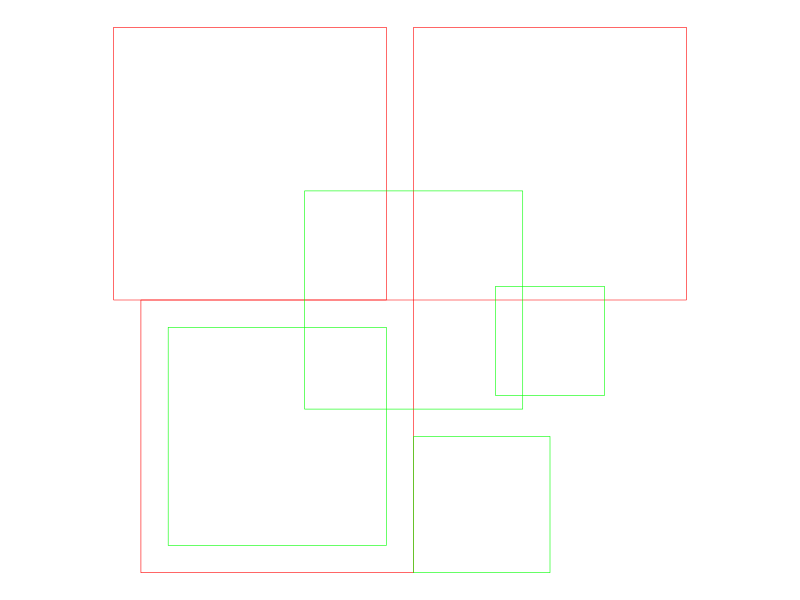
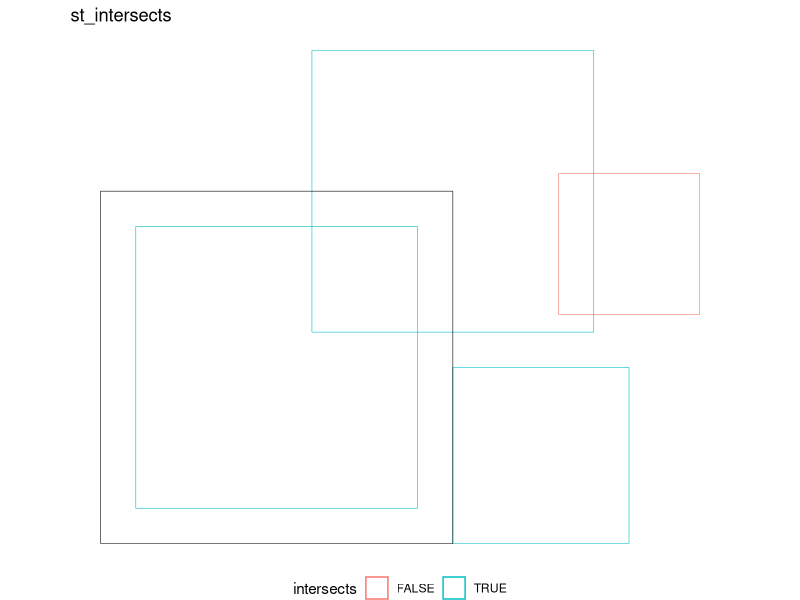
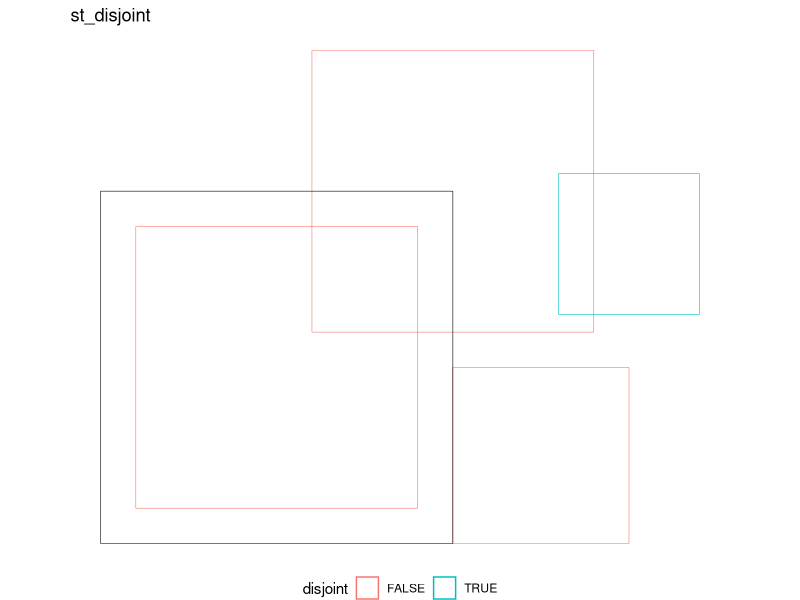
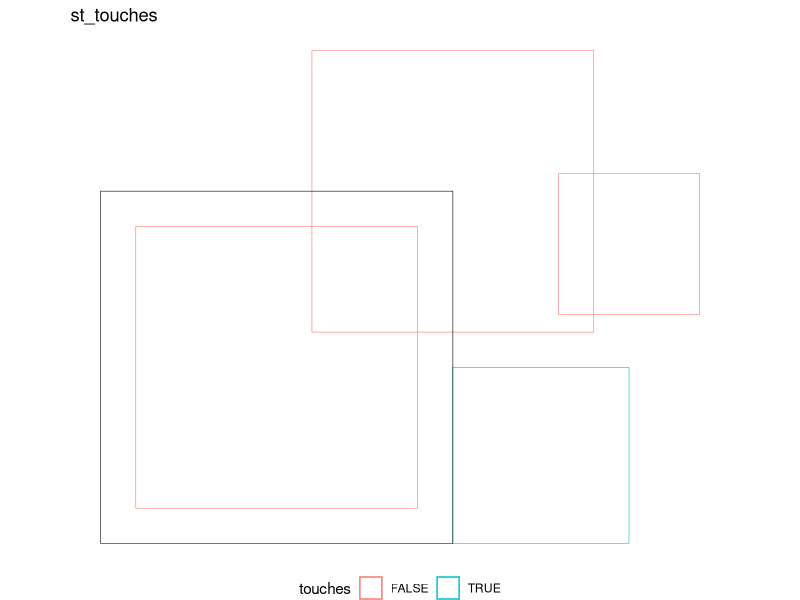
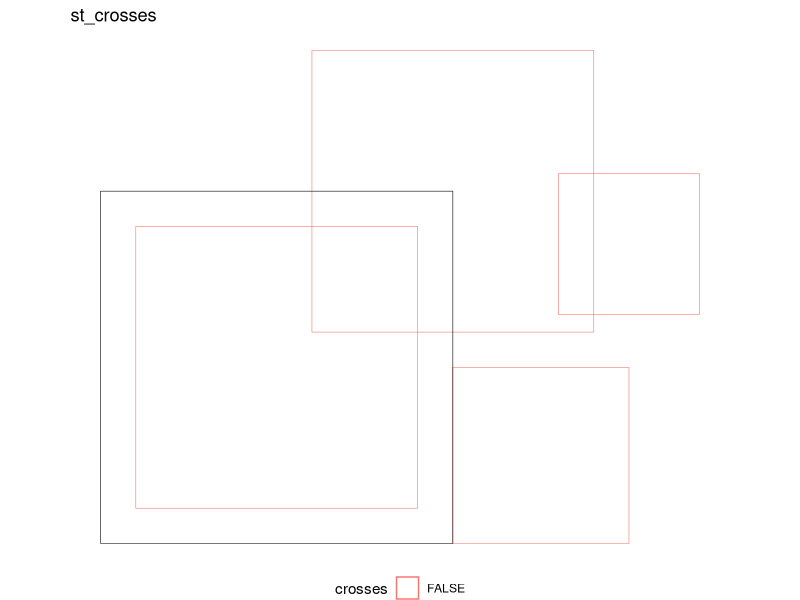
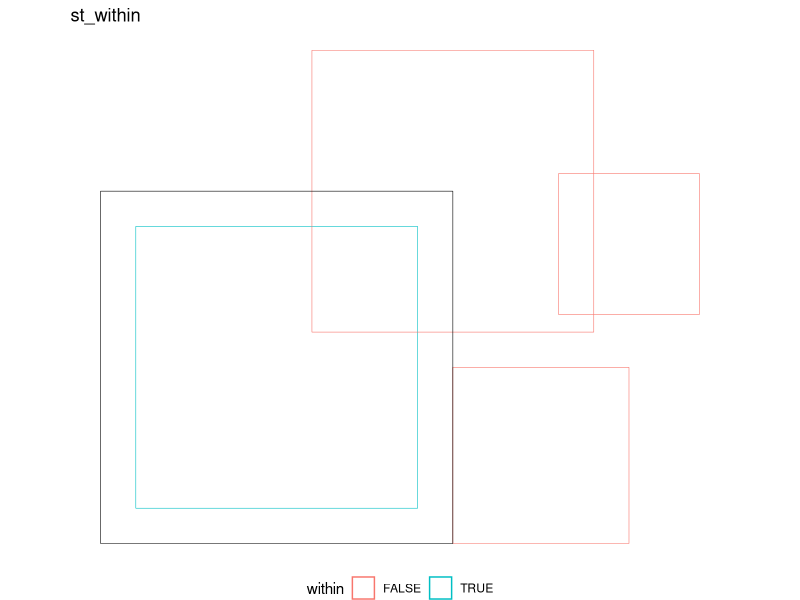
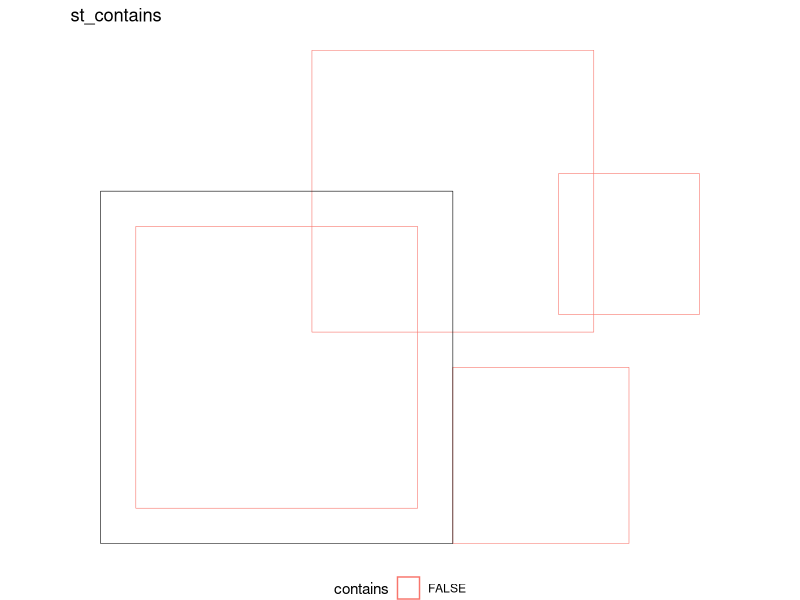
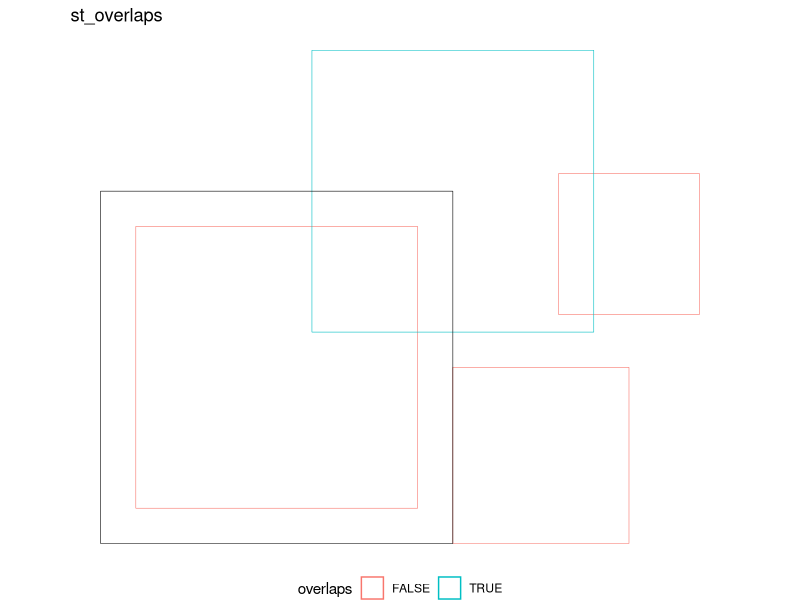

Write R code to recreate these figures, in order.
## ---- chunk 1
library(tidyverse)
library(sf)
## ---- chunk 2
## Red set
b0 = st_polygon(list(rbind(c(-1,-1), c(1,-1), c(1,1), c(-1,1), c(-1,-1))))
b1 = b0 + 2
b2 = b0 + c(-0.2, 2)
x = st_sfc(b0, b1, b2)
sf_x <- st_sf(x)

## Green set
a0 = b0 * 0.8
a1 = a0 * 0.5 + c(2, 0.7)
a2 = a0 + 1
a3 = b0 * 0.5 + c(1.5, -0.5)
y = st_sfc(a0,a1,a2,a3)
sf_y <- st_sf(y)

ggplot() +
  geom_sf(data = sf_x, color = "red", fill = NA) +
  geom_sf(data = sf_y, color = "green", fill = NA) +
  theme_void()
## ---- chunk 3
y %>% st_intersects(., b0)
## ---- chunk 4
y %>% st_intersects(., b0, sparse = FALSE)
## ---- chunk 5
sf_y %>% 
  filter(st_intersects(., b0, sparse = FALSE))
## ---- chunk 6
sf_y %>% 
  mutate(intersects = st_intersects(., b0, sparse = FALSE)) %>% 
  
  ggplot() +
  geom_sf(aes(color = intersects), fill = NA) +
  geom_sf(data = b0, color = "black", fill = NA) +
  theme_void() +
  theme(legend.position = "bottom") +
  labs(title = "st_intersects")
## ---- chunk 7
sf_y %>% 
  mutate(disjoint = st_disjoint(., b0, sparse = FALSE)) %>% 
  
  ggplot() +
  geom_sf(aes(color = disjoint), fill = NA) +
  geom_sf(data = b0, color = "black", fill = NA) +
  theme_void() +
  theme(legend.position = "bottom") +
  labs(title = "st_disjoint")
## ---- chunk 8
sf_y %>% 
  mutate(touches = st_touches(., b0, sparse = FALSE)) %>% 
  
  ggplot() +
  geom_sf(aes(color = touches), fill = NA) +
  geom_sf(data = b0, color = "black", fill = NA) +
  theme_void() +
  theme(legend.position = "bottom") +
  labs(title = "st_touches")
## ---- chunk 9
sf_y %>% 
  mutate(crosses = st_crosses(., b0, sparse = FALSE)) %>% 
  
  ggplot() +
  geom_sf(aes(color = crosses), fill = NA) +
  geom_sf(data = b0, color = "black", fill = NA) +
  theme_void() +
  theme(legend.position = "bottom") +
  labs(title = "st_crosses")
## ---- chunk 10
sf_y %>% 
  mutate(within = st_within(., b0, sparse = FALSE)) %>% 
  
  ggplot() +
  geom_sf(aes(color = within), fill = NA) +
  geom_sf(data = b0, color = "black", fill = NA) +
  theme_void() +
  theme(legend.position = "bottom") +
  labs(title = "st_within")
## ---- chunk 11
sf_y %>% 
  mutate(contains = st_contains(., b0, sparse = FALSE)) %>% 
  
  ggplot() +
  geom_sf(aes(color = contains), fill = NA) +
  geom_sf(data = b0, color = "black", fill = NA) +
  theme_void() +
  theme(legend.position = "bottom") +
  labs(title = "st_contains")
## ---- chunk 12
sf_y %>% 
  mutate(overlaps = st_overlaps(., b0, sparse = FALSE)) %>% 
  
  ggplot() +
  geom_sf(aes(color = overlaps), fill = NA) +
  geom_sf(data = b0, color = "black", fill = NA) +
  theme_void() +
  theme(legend.position = "bottom") +
  labs(title = "st_overlaps")
## ---- chunk 13
sf_y %>% 
  mutate(equals = st_equals(., b0, sparse = FALSE)) %>% 
  
  ggplot() +
  geom_sf(aes(color = equals), fill = NA) +
  geom_sf(data = b0, color = "black", fill = NA) +
  theme_void() +
  theme(legend.position = "bottom") +
  labs(title = "st_equals")
## ---- chunk 14
sf_y %>% 
  mutate(covers = st_covers(., b0, sparse = FALSE)) %>% 
  
  ggplot() +
  geom_sf(aes(color = covers), fill = NA) +
  geom_sf(data = b0, color = "black", fill = NA) +
  theme_void() +
  theme(legend.position = "bottom") +
  labs(title = "st_covers")
## ---- chunk 15
sf_y %>% 
  mutate(covered_by = st_covered_by(., b0, sparse = FALSE)) %>% 
  
  ggplot() +
  geom_sf(aes(color = covered_by), fill = NA) +
  geom_sf(data = b0, color = "black", fill = NA) +
  theme_void() +
  theme(legend.position = "bottom") +
  labs(title = "st_covered_by")
## ---- chunk 16
sf_y %>% 
  mutate(equals_exact = st_equals_exact(., b0, par = 0.01, sparse = FALSE)) %>% 
  
  ggplot() +
  geom_sf(aes(color = equals_exact), fill = NA) +
  geom_sf(data = b0, color = "black", fill = NA) +
  theme_void() +
  theme(legend.position = "bottom") +
  labs(title = "st_equals_exact")
